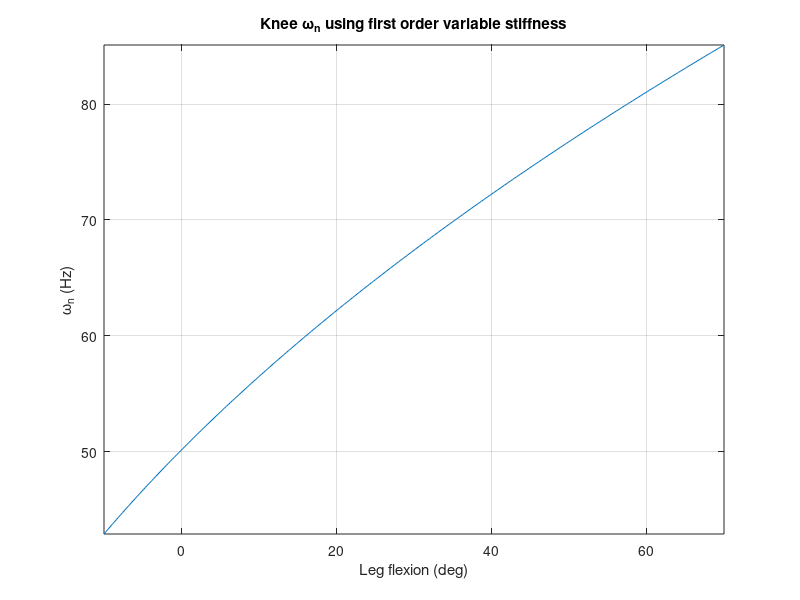
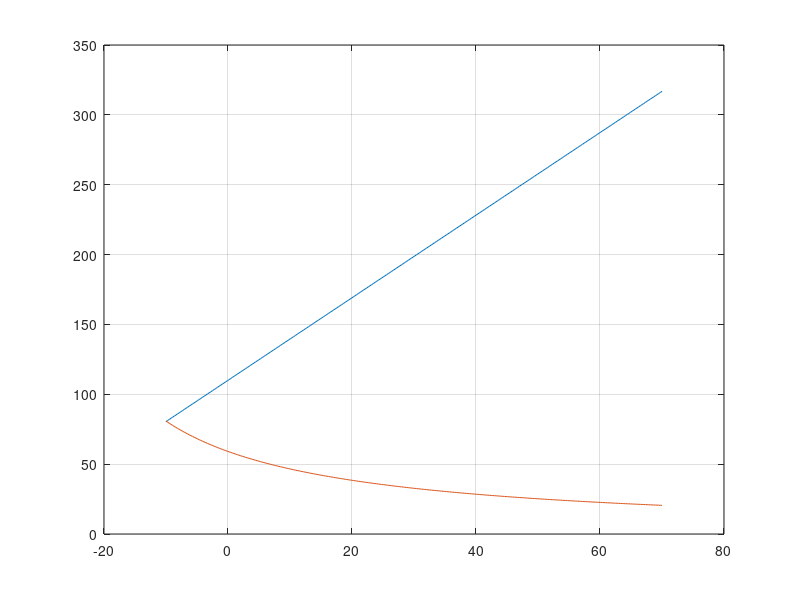

These charts were generated, in order, by the following MATLAB code: (Note: this script raises an error after producing the figures.)
%% Estimations based on:
%  _A Model of the Lower Limb for Analysis of Human Movement_ (2010)
%  note: knee spans from 0 to 100 deg.

% From Fig. 5.b, representing passive joint moments (N.m x deg):
p1 = [deg2rad(10)   30];
p2 = [deg2rad(102) -30];

passiveKneeStiffness = abs((p2(2) - p1(2))/(p2(1) - p1(1))) % delta_y/delta_x / Flexion-Extension

% From Fig. 7, representing maximum isometric knee joint moments (N.m x deg):
% Using the graph points with higher derivatives, the inclination can be
% described by:
isometricKneeStiffness = [0 0 0];

p1 = [deg2rad(54.2857)   150];
p2 = [deg2rad(100)    32.143];
isometricKneeStiffness(1) = abs((p2(2) - p1(2))/(p2(1) - p1(1)));   % at ~78 deg / Flexion
p1 = [deg2rad(0)     -157.143];
p2 = [deg2rad(7.143) -192.857];
isometricKneeStiffness(2) = abs((p2(2) - p1(2))/(p2(1) - p1(1)));   % at ~0 deg / Extension
p1 = [deg2rad(40)       -235.7143];
p2 = [deg2rad(84.2857)  -92.8571];
isometricKneeStiffness(3) = abs((p2(2) - p1(2))/(p2(1) - p1(1)));   % at ~62 deg / Extension

% From Fig. 7, using the range from 0 to 50 deg:
p1 = [deg2rad(0)   110.7143];
p2 = [deg2rad(60)  130.7143];
isometricKneeStiffness(1) = abs((p2(2) - p1(2))/(p2(1) - p1(1)));   % / Flexion
p1 = [deg2rad(1.4286)     -160.7143];
p2 = [deg2rad(37.1429)    -207.1429];
isometricKneeStiffness(2) = abs((p2(2) - p1(2))/(p2(1) - p1(1)));   % / Extension

% What about using a variable desired stiffness according to the flexion-extension angle?
% Check below...


%% _Constant and Variable Stiffness and Damping of the Leg Joints in Human Hopping_ (2003)
% Herein was suggested a first order variable stiffness with the joint
% angle and a constant damping. For 1.53 Hz hopping the knee means shows:
% K_j = k0_j + k1_j(p_j - p0_j)
% KneeStiffness(ang) = 110.0 + 169.3(ang - ang_0)
% KneeDampingRatio = 0.06 % (6%)

% This work suggests a linear variable knee stiffness. As the subject
% flexes the leg. Using the leg moment of inertia, the coupled-system
% natural frequency desired is
% w_n = sqrt(K_j/J_h) = sqrt( (k0_j + k1_j(p_j - p0_j))/J_h )

%% _Adjustments to McConville et al. and Young et al. body segment inertial parameters_ (2006)
% My leg lenght is about 44 cm
% My body mass  is about 62 Kg
body_mass  = 62;  % Kg

% According to this work, for a young male
% From Tab. 2, the scaling factor for I_zz is 28%. 
% The leg scale factor for mass is 4.8% and the leg length is 433 mm
L_leg = 0.433; % m
mass_scale = 0.048;
r_zz = 0.28;
I_zz = mass_scale*body_mass*(L_leg*r_zz)^2;
%% User leg natural frequency estimation:
clc, close all
% What if...
KneeRoM = 80; % deg
% passKneeStiff = passiveKneeStiffness;
% isoKneeStiff = isometricKneeStiffness(2);
% Ka - Je*w_n^2 > 0 -> Ka/je > w_n^2 -> Ka/Je > Kk/I_zz, then:
% kneeStiffness < Ka/Je * I_zz
Ka = 6500; Je = 0.8850;
kneeStiffness_max = Ka/Je * I_zz;
%For 1.53 Hz hopping the knee stiffness is:
K_j = @(o) 110.0 + 169.3*deg2rad(o - 0);
Eta = @(o) Ka./(110.0 + 169.3*deg2rad(o - 0));
w_j_des = @(o) sqrt(110.0/I_zz + 169.3*deg2rad(o - 0)/I_zz);

offset = 10;
ang = linspace(-offset, KneeRoM-offset, 300);
figure, plot(ang, w_j_des(ang)), grid on, axis tight
title('Knee \omega_n using first order variable stiffness')
ylabel('\omega_n (Hz)'), xlabel('Leg flexion (deg)')

figure, plot(ang, K_j(ang)), hold on
plot(ang, Eta(ang)), grid on
yline(kneeStiffness_max,'--',{'k_k^{max}'})
legend('k_{knee}','\eta')

zeta = 0.025;
P  = @(n) -Je + n.*I_zz;
I  = @(n) 2*zeta*sqrt(n.*Ka*I_zz);

figure,
plot(ang, P(Eta(ang))), hold on
plot(ang, I(Eta(ang))), grid on
title('PI tuning from knee dynamics')
legend('K_p','K_i'), xlabel('Leg flexion (deg)'), axis tight

% Using the Adimittance Transfer Function:
A_i = tf([P(Eta(-5)) I(Eta(-5))],[(Je/Ka) 0 1]);

figure,
bode(A_i),hold on

A_i = tf([P(Eta(25)) I(Eta(25))],[(Je/Ka) 0 1]);
bode(A_i)
A_i = tf([P(Eta(55)) I(Eta(55))],[(Je/Ka) 0 1]);
bode(A_i), grid on
% ... compare Knee and coupled-system impedance...